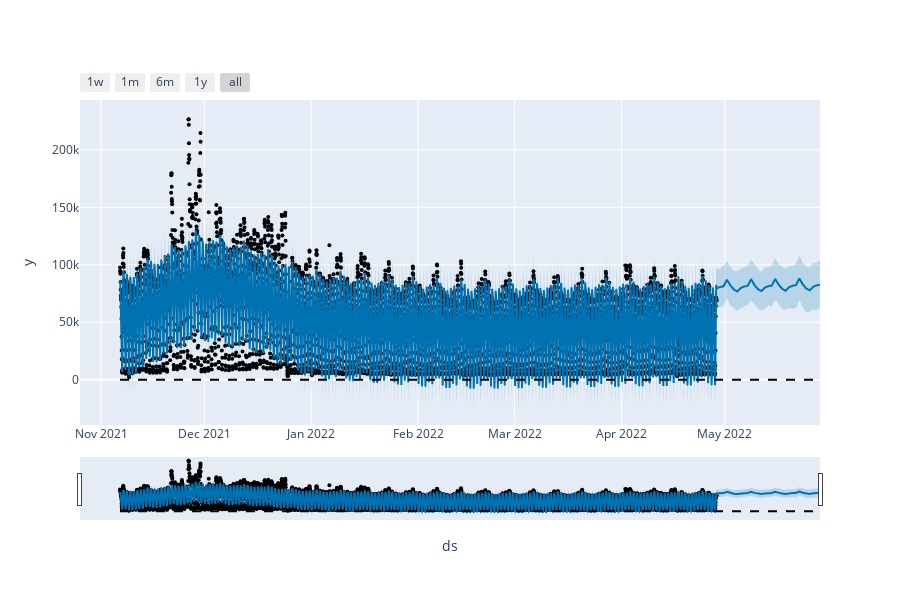

The code cell stored with this chart in its notebook:
### Code cell
from prophet.plot import plot_plotly, plot_components_plotly

plot_plotly(m, forecast)

### Figure 1 — Plotly figure (JSON) as saved in the notebook; plotly's stock layout.template omitted (floating-point values rounded to 4 significant figures; data arrays with more than 128 entries replaced by an {"elided": "..."} marker saying what was removed)
{"data": [{"marker": {"color": "black", "size": 4}, "mode": "markers", "name": "Actual", "type": "scatter", "x": {"elided": "4150 str values"}, "y": {"elided": "4150 int values"}}, {"hoverinfo": "skip", "line": {"width": 0}, "mode": "lines", "type": "scatter", "x": {"elided": "4180 str values"}, "y": {"elided": "4180 float values"}}, {"fill": "tonexty", "fillcolor": "rgba(0, 114, 178, 0.2)", "line": {"color": "#0072B2", "width": 2}, "mode": "lines", "name": "Predicted", "type": "scatter", "x": {"elided": "4180 str values"}, "y": {"elided": "4180 float values"}}, {"fill": "tonexty", "fillcolor": "rgba(0, 114, 178, 0.2)", "hoverinfo": "skip", "line": {"width": 0}, "mode": "lines", "type": "scatter", "x": {"elided": "4180 str values"}, "y": {"elided": "4180 float values"}}, {"line": {"color": "black", "dash": "dash", "width": 2}, "mode": "lines", "name": "Cap", "type": "scatter", "x": {"elided": "4180 str values"}, "y": {"elided": "4180 int values"}}], "layout": {"height": 600, "showlegend": false, "width": 900, "xaxis": {"rangeselector": {"buttons": [{"count": 7, "label": "1w", "step": "day", "stepmode": "backward"}, {"count": 1, "label": "1m", "step": "month", "stepmode": "backward"}, {"count": 6, "label": "6m", "step": "month", "stepmode": "backward"}, {"count": 1, "label": "1y", "step": "year", "stepmode": "backward"}, {"step": "all"}]}, "rangeslider": {"visible": true}, "title": {"text": "ds"}, "type": "date"}, "yaxis": {"title": {"text": "y"}}}}
